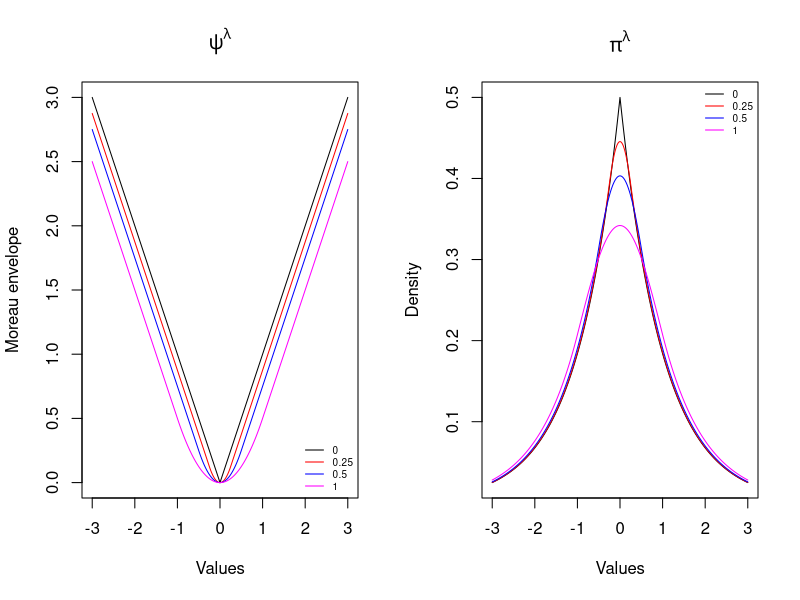

Here is the R script that generated this plot:

###############   Function for the MY envelope of Laplace distribution   #############

values <- seq(-3, 3, length = 1e5)

prox_arg <- function(x, y, mu)     # x is the current value
{
  z_x <- abs(y) + (x - y)^2 / (2*mu)    
  return(z_x)
}

prox_func <- function(val, mu)
{
  vec <- c(0, val - mu, val + mu)
  fun.val <- prox_arg(val, vec, mu)
  index <- which.min(fun.val)
  prox <- vec[index]
  return(prox)
}

approx_dens_func <- function(x, lambda)   ########   from Durmus et al.
{
  num <- exp((lambda/2 - abs(x))*as.numeric(I(abs(x) >= lambda)) - 
               ((x^2)/(2*lambda))*as.numeric(I(abs(x) < lambda)))
  den <- 2*(exp(-lambda/2) + (((2*pi)*lambda)^(1/2))*(pnorm(lambda^(1/2)) - .5))
  val <- num/den
  return(val)
}
      
psi_vals_true <- abs(values)
psi_vals_1 <- prox_arg(values, sapply(values, function (x) prox_func(x,mu = 1)), mu = 1)
psi_vals_0.5 <- prox_arg(values, sapply(values, function (x) prox_func(x,mu = 0.5)), mu = 0.5)
psi_vals_0.25 <- prox_arg(values, sapply(values, function (x) prox_func(x,mu = 0.25)), mu = 0.25)

true_dens_vals <- exp(-abs(values))/2   #######  corresponding to lambda = 0
approx_dens_1 <- approx_dens_func(values, lambda = 1)
approx_dens_0.5 <- approx_dens_func(values, lambda = 0.5)
approx_dens_0.25 <- approx_dens_func(values, lambda = 0.25)

pdf(file = "MY_env_lap.pdf", height = 6, width = 12)
par(mfrow = c(1,2))

plot(values, psi_vals_true, type = 'l', xlab = "Values", ylab = "Moreau envelope",
            main = expression(paste(psi^lambda)))
lines(values, psi_vals_0.25, type = 'l', col = "red")
lines(values, psi_vals_0.5, type = 'l', col = "blue")
lines(values, psi_vals_1, type = 'l', col = "magenta")
legend("bottomright", c("0", "0.25", "0.5", "1"), lty = 1,
       col = c("black", "red", "blue", "magenta"), cex = 0.6, bty = "n")

plot(values, true_dens_vals, type = 'l', xlab = "Values", ylab = "Density",
     main = expression(paste(pi^lambda)))
lines(values, approx_dens_0.25, type = 'l', col = "red")
lines(values, approx_dens_0.5, type = 'l', col = "blue")
lines(values, approx_dens_1, type = 'l', col = "magenta")
legend("topright", c("0", "0.25", "0.5", "1"), lty = 1,
       col = c("black", "red", "blue", "magenta"), cex = 0.6, bty = "n")
dev.off()
